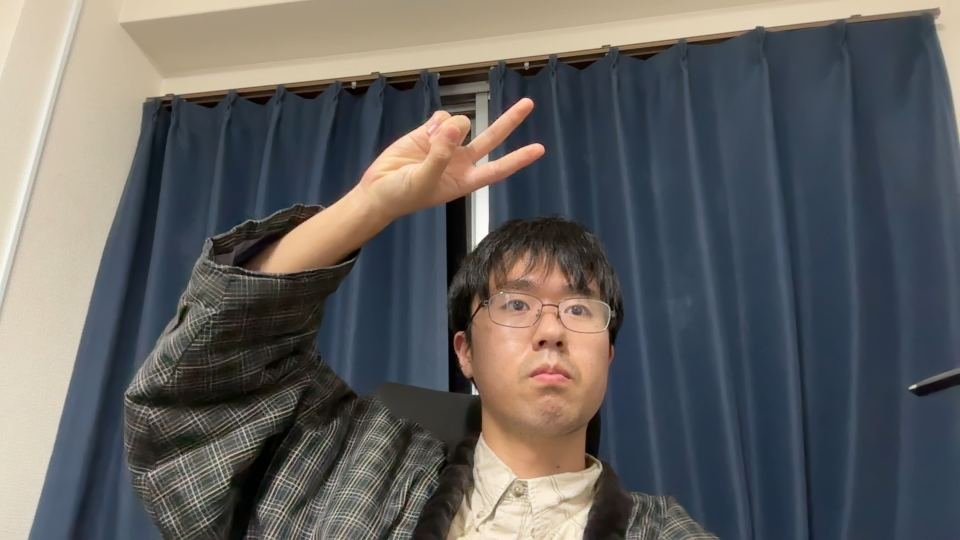
#> input picture gcodegenerator/camera/captured.jpg, 1920 x 1080 px (shown at 1/2 size)
$ python -i processor.py   (imports and definitions only)
#> lines starting #> are read from the running program, lines starting #| are printed output that depends on the picture; after the words box and inside, x2 and y2 are one past the last pixel; in counts of white or black regions, pixels touching at a corner belong together
#> further down, picture is the input picture: shape (1080, 1920, 3); mean B, G, R 96, 97, 98
from pathlib import Path
import cv2
import numpy as np
from .library import (
    detect_face_once,
    line_drawing_image,
    resize_with_aspect,
    crop_to_aspect,
    preview_curve_groups
)

BASE_DIR = Path(__file__).resolve().parent


# -------------------------------------------------------
# 色決定（固定色アルゴリズム）
# -------------------------------------------------------
# [16 lines left out: functions id_to_color, load_image_from_file, not called in this run]


# -------------------------------------------------------
# findContours → 曲線抽出
# -------------------------------------------------------
def extract_curve_list(line_img, max_curves=70, min_points=5):

#> called with max_curves = 70, min_points = 5
    if len(line_img.shape) == 3:
        gray = cv2.cvtColor(line_img, cv2.COLOR_BGR2GRAY)
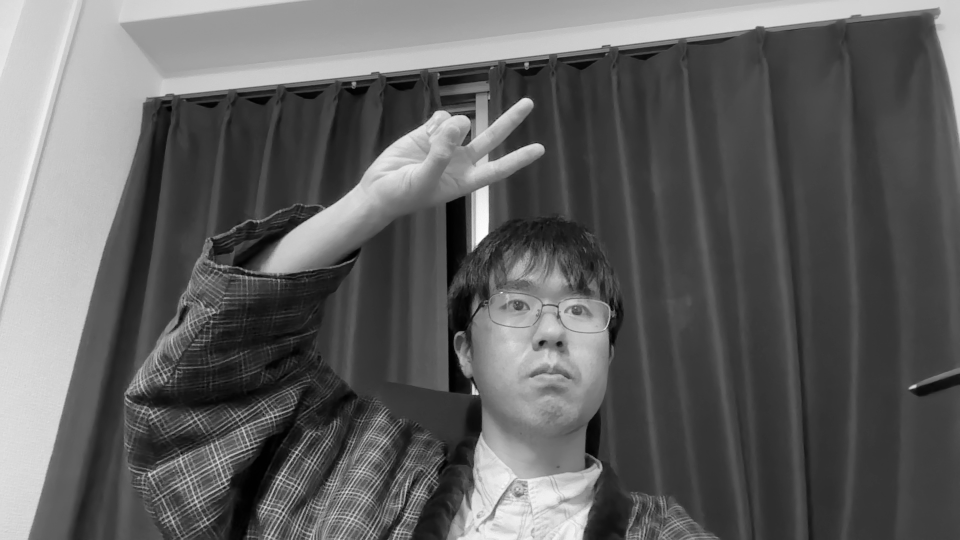
#> gray: shape (1080, 1920) (shown at 1/2 size); min 0, max 255, mean 97.1
    else:
        gray = line_img

    _, th = cv2.threshold(gray, 0, 255,
                          cv2.THRESH_BINARY + cv2.THRESH_OTSU)
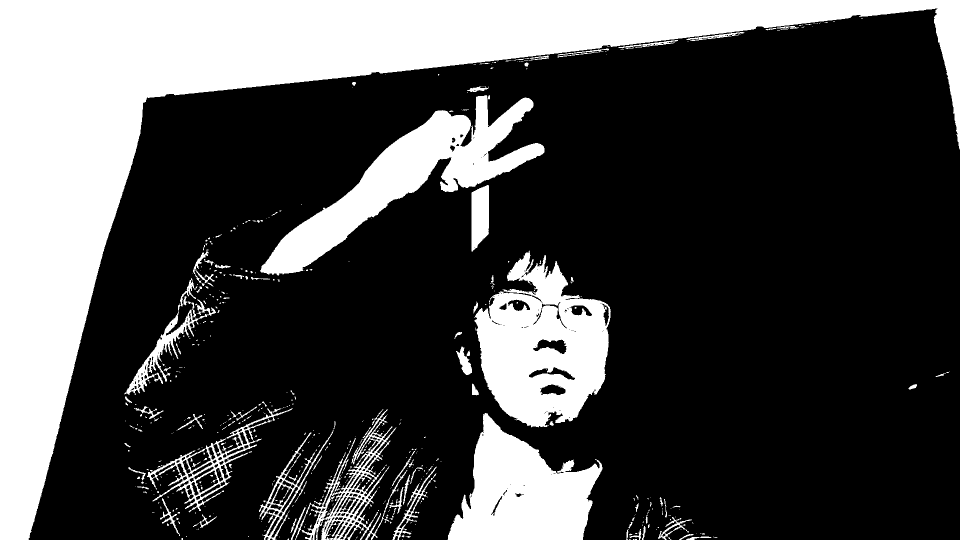
#> th: shape (1080, 1920) (shown at 1/2 size); 28.6% white; 569 white regions (461 under 20 px), largest, box (x1, y1, x2, y2) and area: (0, 0, 1920, 1080) 392101, (948, 501, 1222, 855) 58082, (520, 190, 1089, 551) 54075
    th = 255 - th
#> th: shape (1080, 1920); 71.4% white; 569 black regions (461 under 20 px)

    contours, _ = cv2.findContours(th, cv2.RETR_LIST, cv2.CHAIN_APPROX_NONE)
#> contours = 996 contours, 740 with area under 20; largest, box (x1, y1, x2, y2) and area: (57, 17, 1920, 1080) 1606597, (947, 500, 1223, 856) 63596, (519, 189, 1090, 552) 55223, (293, 815, 587, 1023) 11499, (248, 598, 433, 791) 5950
    contours = [c for c in contours if len(c) >= min_points]
#> contours = 706 contours, 450 with area under 20; largest, box (x1, y1, x2, y2) and area: (57, 17, 1920, 1080) 1606597, (947, 500, 1223, 856) 63596, (519, 189, 1090, 552) 55223, (293, 815, 587, 1023) 11499, (248, 598, 433, 791) 5950

    contours = sorted(
        contours,
        key=lambda c: cv2.arcLength(c, closed=False),
        reverse=True
    )[:max_curves]
#> contours = 70 contours; largest, box (x1, y1, x2, y2) and area: (57, 17, 1920, 1080) 1606597, (947, 500, 1223, 856) 63596, (519, 189, 1090, 552) 55223, (293, 815, 587, 1023) 11499, (248, 598, 433, 791) 5950

    curve_list = []
    for idx, cnt in enumerate(contours, start=1):
        pts = cnt.reshape(-1, 2)
        pts_list = [(int(x), int(y)) for (x, y) in pts]
        curve_list.append({"curve_id": idx, "points": pts_list})
#> this loop made 70 passes
#> after the loop, curve_list = 70 items

    return curve_list


# -------------------------------------------------------
# カメラ撮影で画像を取得
# -------------------------------------------------------
# [146 lines left out: functions capture_image_from_camera, capture_and_extract_curve_list, not called in this run]

def test():
    print("ok")

>>> import cv2
>>> picture = cv2.imread('captured.jpg')
>>> result = extract_curve_list(picture)
#> result = 70 items
